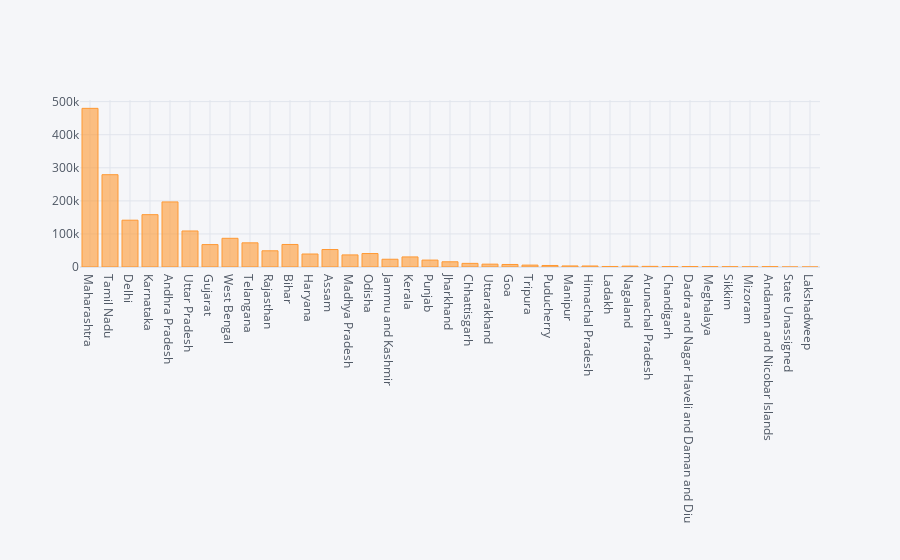

The code cell stored with this chart in its notebook:
### Code cell
#---- Plot using Plotly

df.iplot(kind = 'bar', x = 'State', y = 'Confirmed')

### Figure 1 — Plotly figure (JSON) as saved in the notebook; plotly's stock layout.template omitted (floating-point values rounded to 4 significant figures)
{"data": [{"marker": {"color": "rgba(255, 153, 51, 0.6)", "line": {"color": "rgba(255, 153, 51, 1.0)", "width": 1}}, "name": "Confirmed", "orientation": "v", "text": "", "type": "bar", "x": ["Maharashtra", "Tamil Nadu", "Delhi", "Karnataka", "Andhra Pradesh", "Uttar Pradesh", "Gujarat", "West Bengal", "Telangana", "Rajasthan", "Bihar", "Haryana", "Assam", "Madhya Pradesh", "Odisha", "Jammu and Kashmir", "Kerala", "Punjab", "Jharkhand", "Chhattisgarh", "Uttarakhand", "Goa", "Tripura", "Puducherry", "Manipur", "Himachal Pradesh", "Ladakh", "Nagaland", "Arunachal Pradesh", "Chandigarh", "Dadra and Nagar Haveli and Daman and Diu", "Meghalaya", "Sikkim", "Mizoram", "Andaman and Nicobar Islands", "State Unassigned", "Lakshadweep"], "y": [479779, 279144, 141531, 158254, 196789, 108974, 67811, 86754, 73050, 48996, 68148, 39303, 52818, 36564, 40717, 23454, 30449, 20891, 15756, 11020, 8623, 7614, 5740, 4621, 3217, 3047, 1595, 2580, 1948, 1327, 1415, 990, 829, 538, 1123, 0, 0]}], "layout": {"legend": {"bgcolor": "#F5F6F9", "font": {"color": "#4D5663"}}, "paper_bgcolor": "#F5F6F9", "plot_bgcolor": "#F5F6F9", "title": {"font": {"color": "#4D5663"}}, "xaxis": {"gridcolor": "#E1E5ED", "showgrid": true, "tickfont": {"color": "#4D5663"}, "title": {"font": {"color": "#4D5663"}, "text": ""}, "zerolinecolor": "#E1E5ED"}, "yaxis": {"gridcolor": "#E1E5ED", "showgrid": true, "tickfont": {"color": "#4D5663"}, "title": {"font": {"color": "#4D5663"}, "text": ""}, "zerolinecolor": "#E1E5ED"}}}
